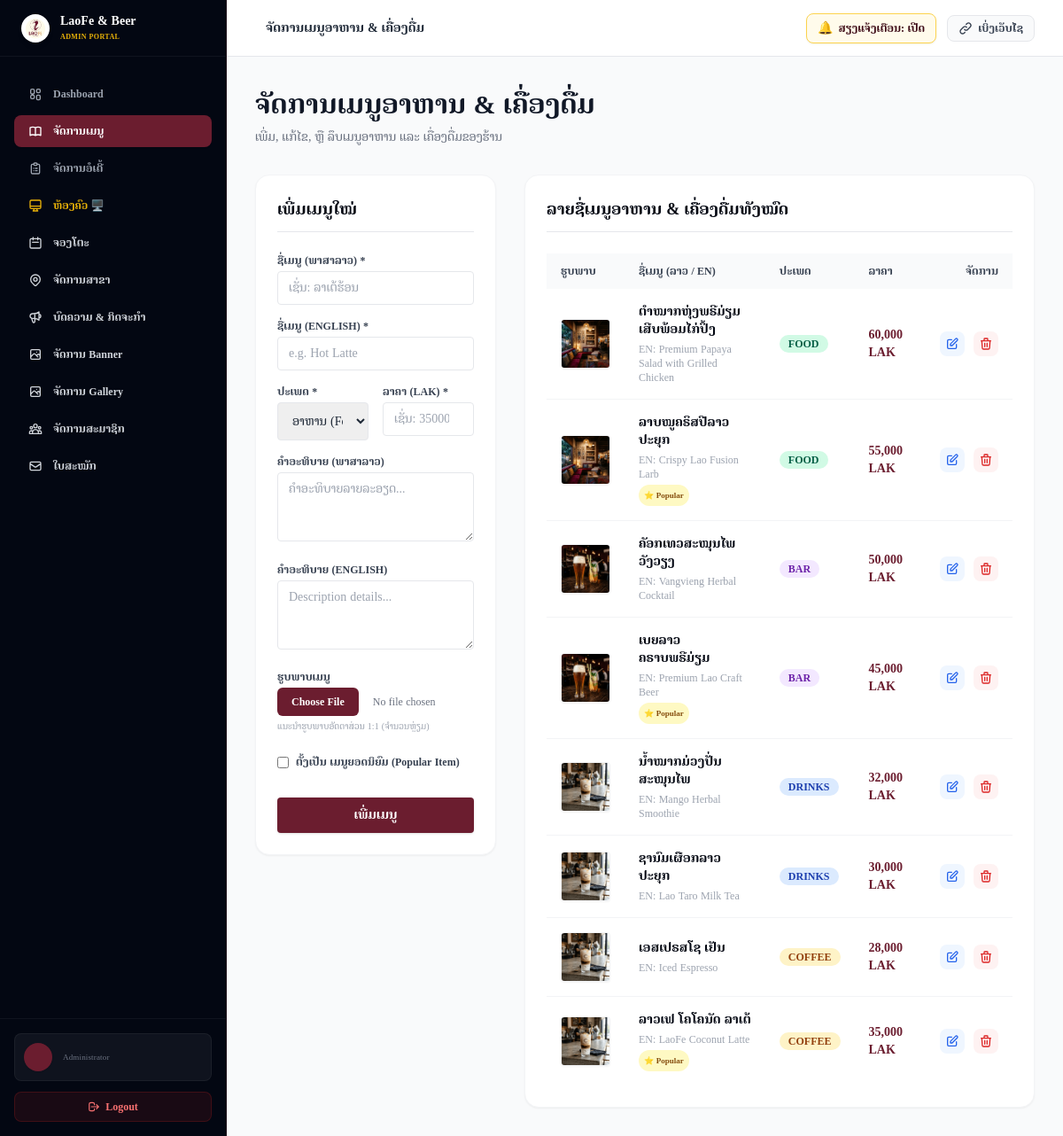
Page /admin/menu_manage.php (signed in) on the committed database.
### tables this page shows
CREATE TABLE IF NOT EXISTS menus (
    id INT AUTO_INCREMENT PRIMARY KEY,
    name_lo VARCHAR(100) NOT NULL,
    name_en VARCHAR(100) NOT NULL,
    category VARCHAR(50) NOT NULL,  
    price DECIMAL(12, 0) NOT NULL,  
    description_lo TEXT,
    description_en TEXT,
    image_path VARCHAR(255),
    is_popular TINYINT(1) DEFAULT 0,
    created_at TIMESTAMP DEFAULT CURRENT_TIMESTAMP
);

### admin/menu_manage.php (the view, shortened to what this page needs)
<?php
require_once __DIR__ . '/header.php';
$menus = [];
try {
    $stmt = $pdo->query("SELECT * FROM menus ORDER BY id DESC");
    $menus = $stmt->fetchAll();
} catch (\Exception $e) {
    $error = 'ເກີດຂໍ້ຜິດພາດ: ' . $e->getMessage();
}
$edit_item = null;
?>
<div class="space-y-8">
    <div>
        <h1 class="text-3xl font-bold text-gray-900 font-serif-lao">ຈັດການເມນູອາຫານ & ເຄື່ອງດື່ມ</h1>
        <p class="text-sm text-gray-500 mt-1">ເພີ່ມ, ແກ້ໄຂ, ຫຼື ລຶບເມນູອາຫານ ແລະ ເຄື່ອງດື່ມຂອງຮ້ານ</p>
    </div>
    <div class="grid grid-cols-1 lg:grid-cols-3 gap-8">
        <div class="bg-white rounded-2xl shadow-sm border border-gray-100 p-6 h-fit space-y-6">
            <h3 class="text-lg font-bold text-gray-950 border-b pb-3 font-serif-lao">
                <?php echo $edit_item ? 'ແກ້ໄຂເມນູ ID: ' . $edit_item['id'] : 'ເພີ່ມເມນູໃໝ່'; ?>
            </h3>
            <form action="menu_manage.php" method="POST" enctype="multipart/form-data" class="space-y-4">
                <div>
                    <label class="block text-xs font-bold text-gray-700 uppercase mb-1">ຊື່ເມນູ (ພາສາລາວ) *</label>
                    <input type="text" name="name_lo" required value="<?php echo htmlspecialchars($edit_item['name_lo'] ?? ''); ?>" placeholder="ເຊັ່ນ: ລາເຕ້ຮ້ອນ" class="w-full px-3 py-2 border border-gray-200 rounded text-sm focus:ring-1 focus:ring-burgundy-700 focus:outline-none">
                </div>
                <div>
                    <label class="block text-xs font-bold text-gray-700 uppercase mb-1">ຊື່ເມນູ (English) *</label>
                    <input type="text" name="name_en" required value="<?php echo htmlspecialchars($edit_item['name_en'] ?? ''); ?>" placeholder="e.g. Hot Latte" class="w-full px-3 py-2 border border-gray-200 rounded text-sm focus:ring-1 focus:ring-burgundy-700 focus:outline-none">
                </div>
                <div class="grid grid-cols-2 gap-4">
                    <div>
                        <label class="block text-xs font-bold text-gray-700 uppercase mb-1">ປະເພດ *</label>
                        <select name="category" class="w-full px-3 py-2 border border-gray-200 rounded text-sm focus:ring-1 focus:ring-burgundy-700 focus:outline-none">
                            <option value="food" <?php echo (isset($edit_item['category']) && $edit_item['category'] === 'food') ? 'selected' : ''; ?>>ອາຫານ (Food)</option>
                        </select>
                    </div>
                    <div>
                        <label class="block text-xs font-bold text-gray-700 uppercase mb-1">ລາຄາ (LAK) *</label>
                        <input type="number" name="price" required value="<?php echo htmlspecialchars($edit_item['price'] ?? ''); ?>" placeholder="ເຊັ່ນ: 35000" class="w-full px-3 py-2 border border-gray-200 rounded text-sm focus:ring-1 focus:ring-burgundy-700 focus:outline-none">
                    </div>
                </div>
                <div>
                    <label class="block text-xs font-bold text-gray-700 uppercase mb-1">ຄຳອະທິບາຍ (ພາສາລາວ)</label>
                    <textarea name="description_lo" rows="3" placeholder="ຄຳອະທິບາຍລາຍລະອຽດ..." class="w-full px-3 py-2 border border-gray-200 rounded text-sm focus:ring-1 focus:ring-burgundy-700 focus:outline-none"><?php echo htmlspecialchars($edit_item['description_lo'] ?? ''); ?></textarea>
                </div>
                <div>
                    <label class="block text-xs font-bold text-gray-700 uppercase mb-1">ຄຳອະທິບາຍ (English)</label>
                    <textarea name="description_en" rows="3" placeholder="Description details..." class="w-full px-3 py-2 border border-gray-200 rounded text-sm focus:ring-1 focus:ring-burgundy-700 focus:outline-none"><?php echo htmlspecialchars($edit_item['description_en'] ?? ''); ?></textarea>
                </div>
                <div>
                    <label class="block text-xs font-bold text-gray-700 uppercase mb-1">ຮູບພາບເມນູ</label>
                    <input type="file" name="image" class="w-full text-xs text-gray-500 file:mr-4 file:py-2 file:px-4 file:rounded-md file:border-0 file:text-xs file:font-semibold file:bg-burgundy-700 file:text-white hover:file:bg-burgundy-800 cursor-pointer">
                    <span class="block text-[10px] text-gray-400 mt-1">ແນະນຳຮູບພາບອັດຕາສ່ວນ 1:1 (ຈຳນວນຫຼ່ຽມ)</span>
                </div>
                <div class="flex items-center space-x-2 pt-2">
                    <input type="checkbox" name="is_popular" id="is_popular" value="1" <?php echo (isset($edit_item['is_popular']) && $edit_item['is_popular'] == 1) ? 'checked' : ''; ?> class="rounded text-burgundy-700 focus:ring-burgundy-700">
                    <label for="is_popular" class="text-xs font-bold text-gray-700">ຕັ້ງເປັນ ເມນູຍອດນິຍົມ (Popular Item)</label>
                </div>
                <div class="pt-4 flex gap-2">
                    <button type="submit" class="flex-grow py-2.5 bg-burgundy-700 hover:bg-burgundy-800 text-white font-bold rounded shadow text-sm transition-all duration-200">
                        <?php echo $edit_item ? 'ບັນທຶກການແກ້ໄຂ' : 'ເພີ່ມເມນູ'; ?>
                    </button>
                </div>
            </form>
        </div>
        <div class="bg-white rounded-2xl shadow-sm border border-gray-100 p-6 lg:col-span-2 space-y-6">
            <h3 class="text-lg font-bold text-gray-950 border-b pb-3 font-serif-lao">ລາຍຊື່ເມນູອາຫານ & ເຄື່ອງດື່ມທັງໝົດ</h3>
            <div class="overflow-x-auto">
                <table class="w-full text-sm text-left text-gray-500">
                    <thead class="text-xs text-gray-700 uppercase bg-gray-50 rounded-lg">
                        <tr>
                            <th class="px-4 py-3">ຮູບພາບ</th>
                            <th class="px-4 py-3">ຊື່ເມນູ (ລາວ / En)</th>
                            <th class="px-4 py-3">ປະເພດ</th>
                            <th class="px-4 py-3">ລາຄາ</th>
                            <th class="px-4 py-3 text-right">ຈັດການ</th>
                        </tr>
                    </thead>
                    <tbody class="divide-y divide-gray-100">
                        <?php if (count($menus) > 0): ?>
                            <?php foreach ($menus as $m): ?>
                                <tr class="hover:bg-gray-50/50 transition-all duration-200 <?php echo (isset($edit_item['id']) && $edit_item['id'] === $m['id']) ? 'bg-burgundy-50/30' : ''; ?>">
                                    <td class="px-4 py-4">
                                        <div class="w-14 h-14 rounded overflow-hidden border border-gray-100 shadow-sm">
                                            <img src="../<?php echo htmlspecialchars($m['image_path']); ?>" class="w-full h-full object-cover">
                                        </div>
                                    </td>
                                    <td class="px-4 py-4 max-w-xs">
                                        <div class="space-y-1">
                                            <div class="text-sm font-bold text-gray-950"><?php echo htmlspecialchars($m['name_lo']); ?></div>
                                            <div class="text-xs text-gray-400 font-mono">EN: <?php echo htmlspecialchars($m['name_en']); ?></div>
                                            <?php if ($m['is_popular'] == 1): ?>
                                                <span class="inline-flex items-center px-1.5 py-0.5 bg-yellow-100 text-yellow-800 text-[9px] font-bold rounded-full mt-1">
                                                    ⭐ Popular
                                                </span>
                                            <?php endif; ?>
                                        </div>
                                    </td>
                                    <td class="px-4 py-4">
                                        <?php
                                            $cat_colors = [
                                                'coffee' => 'bg-amber-100 text-amber-800',
                                                'drinks' => 'bg-blue-100 text-blue-800',
                                                'bar' => 'bg-purple-100 text-purple-800',
                                                'food' => 'bg-emerald-100 text-emerald-800',
                                                'promo' => 'bg-red-100 text-red-800'
                                            ];
                                            $cat_color = $cat_colors[$m['category']] ?? 'bg-gray-100 text-gray-800';
                                        ?>
                                        <span class="inline-flex items-center px-2.5 py-0.5 rounded-full text-xs font-semibold <?php echo $cat_color; ?> uppercase">
                                            <?php echo htmlspecialchars($m['category']); ?>
                                        </span>
                                    </td>
                                    <td class="px-4 py-4 font-extrabold text-burgundy-700 font-mono">
                                        <?php echo number_format($m['price']); ?> LAK
                                    </td>
                                    <td class="px-4 py-4 text-right">
                                        <div class="flex items-center justify-end space-x-2.5">
                                            <a href="menu_manage.php?edit=<?php echo $m['id']; ?>" class="inline-flex items-center justify-center p-1.5 bg-blue-50 text-blue-600 hover:bg-blue-600 hover:text-white rounded-lg transition-all" title="ແກ້ໄຂ">
                                                <svg class="w-4 h-4" fill="none" stroke="currentColor" stroke-width="2" viewBox="0 0 24 24"><path stroke-linecap="round" stroke-linejoin="round" d="M11 5H6a2 2 0 00-2 2v11a2 2 0 002 2h11a2 2 0 002-2v-5m-1.414-9.414a2 2 0 112.828 2.828L11.828 15H9v-2.828l8.586-8.586z"/></svg>
                                            </a>
                                            <form action="menu_manage.php" method="POST" class="inline" onsubmit="return confirm('ທ່ານແນ່ໃຈບໍ່ວ່າຕ້ອງການລຶບເມນູນີ້?');">
                                                <button type="submit" class="inline-flex items-center justify-center p-1.5 bg-red-50 text-red-600 hover:bg-red-600 hover:text-white rounded-lg transition-all" title="ລຶບ">
                                                    <svg class="w-4 h-4" fill="none" stroke="currentColor" stroke-width="2" viewBox="0 0 24 24"><path stroke-linecap="round" stroke-linejoin="round" d="M19 7l-.867 12.142A2 2 0 0116.138 21H7.862a2 2 0 01-1.995-1.858L5 7m5 4v6m4-6v6m1-10V4a1 1 0 00-1-1h-4a1 1 0 00-1 1v3M4 7h16"/></svg>
                                                </button>
                                            </form>
                                        </div>
                                    </td>
                                </tr>
                            <?php endforeach; ?>
                        <?php endif; ?>
                    </tbody>
                </table>
            </div>
        </div>
    </div>
</div>
</main>
</body>
</html>

### assets/css/style.css (style rules this page uses)
:root { --burgundy-primary: #6B1D2F; --burgundy-dark: #531321; --burgundy-light: #7E253A; --burgundy-soft: #FFFDF2; --burgundy-accent: #CD9947; --wood-dark: #381D0B; --wood-warm: #673D1E; --wood-amber: #A3724C; --wood-light: #F7F0E6; --coffee-dark: #271204; --coffee-mocha: #542E12; --coffee-caramel: #C8A382; --beer-gold: #E5A024; --beer-amber: #BE8510; --beer-foam: #FFF9D6; --gold-light: #DCAE6C; --gold-dark: #CD9947; --logo-cream: #FFFDF2; }
* { font-family: 'Noto Serif Lao', serif !important; }
body { font-family: 'Noto Serif Lao', serif !important; scroll-behavior: smooth; background-color: #FFFDF2; color: #1a1a1a; }
input, button, select, textarea, label { font-family: 'Noto Serif Lao', serif !important; }
.font-serif-lao, .font-sans-lao, .font-sans, .font-serif { font-family: 'Noto Serif Lao', serif !important; }
html, body { line-height: 1.6 !important; letter-spacing: 0.01em !important; }
h1, h2, h3, h4, h5, h6, .text-xs, .text-sm, .text-base, .text-lg, .text-xl, .text-2xl, .text-3xl, .text-4xl, .text-5xl, .text-6xl, .text-7xl, .font-serif-lao, .font-sans-lao { letter-spacing: normal !important; word-spacing: 0.02em; }
h1 { line-height: 1.35 !important; padding-top: 0.15rem; padding-bottom: 0.15rem; }
h2, h3 { line-height: 1.4 !important; padding-top: 0.1rem; padding-bottom: 0.1rem; }
h1, h2, h3, h4, h5, h6 { font-family: 'Noto Serif Lao', 'Noto Sans Lao', serif !important; }

### admin/header.php (style rules this page uses)
* { font-family: 'Noto Serif Lao', serif !important; }
body, input, button, select, textarea, label, div, p, span, h1, h2, h3, h4, h5, h6, a, .font-sans, .font-serif, .font-serif-lao, .font-sans-lao { font-family: 'Noto Serif Lao', serif !important; }

### rows in the picture
menus: image_path (picture), name_lo "ຕຳໝາກຫຸ່ງພຣີມ່ຽມ ເສີບພ້ອມໄກ່ປິ້ງ", name_en "Premium Papaya Salad with Grilled Chicken", category "FOOD", price "60,000"
menus: image_path (picture), name_lo "ລາບໝູຄຣິສປີລາວປະຍຸກ", name_en "Crispy Lao Fusion Larb", is_popular "⭐ Popular", category "FOOD", price "55,000"
menus: image_path (picture), name_lo "ຄັອກເທວສະໝຸນໄພ ວັງວຽງ", name_en "Vangvieng Herbal Cocktail", category "BAR", price "50,000"
menus: image_path (picture), name_lo "ເບຍລາວຄຣາບພຣີມ່ຽມ", name_en "Premium Lao Craft Beer", is_popular "⭐ Popular", category "BAR", price "45,000"
menus: image_path (picture), name_lo "ນ້ຳໝາກມ່ວງປັ່ນສະໝຸນໄພ", name_en "Mango Herbal Smoothie", category "DRINKS", price "32,000"
menus: image_path (picture), name_lo "ຊານົມເຜືອກລາວປະຍຸກ", name_en "Lao Taro Milk Tea", category "DRINKS", price "30,000"
menus: image_path (picture), name_lo "ເອສເປຣສໂຊ ເຢັນ", name_en "Iced Espresso", category "COFFEE", price "28,000"
menus: image_path (picture), name_lo "ລາວເຟ ໂຄໂຄນັດ ລາເຕ້", name_en "LaoFe Coconut Latte", is_popular "⭐ Popular", category "COFFEE", price "35,000"

### other values in the picture
$pages_names[$admin_page] "ຈັດການເມນູອາຫານ & ເຄື່ອງດື່ມ"
